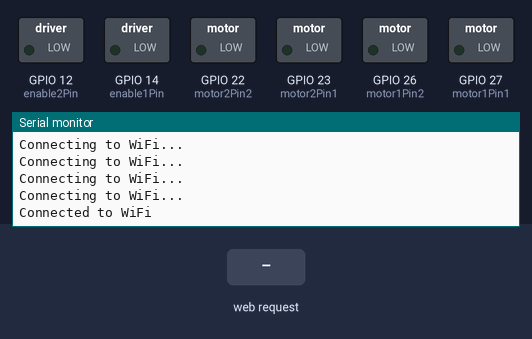
A sketch run on a simulated ESP32. On the bench: switched loads named in the sketch (green lamp = pin HIGH), the last lines printed to the serial monitor. The inputs (shaded band) are chosen by the test bench. WiFi joins after 1.5 s; servers stay silent unless stated.

Above: at 2.7 s.
2.8 s: HTTP request GET /MOTOR1 received
At 3.7 s:
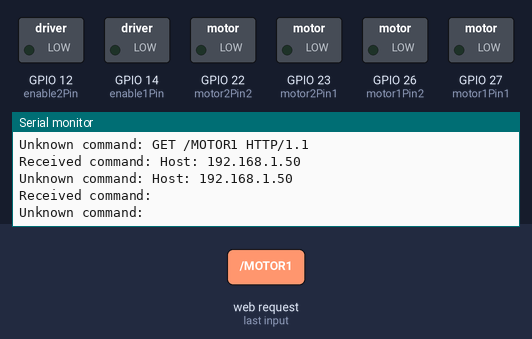
At 5.6 s:
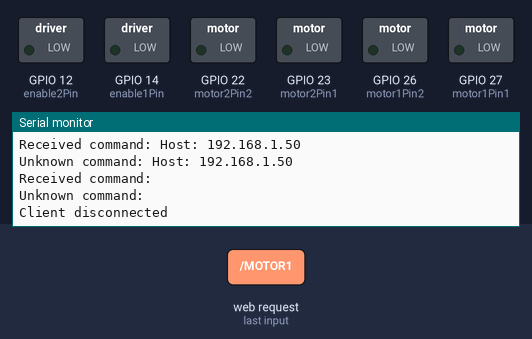

Measured:
- after the input at 2.8 s, the serial monitor: prints a new line at once (image 1)

The sketch:

Firmware_car.ino
```cpp
#include <WiFi.h>

// Motor A
int motor1Pin1 = 27;
int motor1Pin2 = 26;
int enable1Pin = 14;

// Motor B
int motor2Pin1 = 23;
int motor2Pin2 = 22;
int enable2Pin = 12;

// Setting PWM properties
const int pwmChannel1 = 0;
const int pwmChannel2 = 1;
const int pwmFreq = 30000;
const int pwmResolution = 8;

// Wi-Fi settings
const char *ssid = "ESP32-Access-Point";
const char *password = "123456789";
WiFiServer server(80);

void setup() {
  Serial.begin(115200);

  pinMode(motor1Pin1, OUTPUT);
  pinMode(motor1Pin2, OUTPUT);
  pinMode(enable1Pin, OUTPUT);
  pinMode(motor2Pin1, OUTPUT);
  pinMode(motor2Pin2, OUTPUT);
  pinMode(enable2Pin, OUTPUT);

  ledcSetup(pwmChannel1, pwmFreq, pwmResolution);
  ledcSetup(pwmChannel2, pwmFreq, pwmResolution);

  ledcAttachPin(enable1Pin, pwmChannel1);
  ledcAttachPin(enable2Pin, pwmChannel2);

  // Connect to Wi-Fi
  WiFi.begin(ssid, password);
  while (WiFi.status() != WL_CONNECTED) {
    delay(100);
    Serial.println("Connecting to WiFi...");
  }
  Serial.println("Connected to WiFi");

  server.begin();
}

void loop() {
  WiFiClient client = server.available();

  if (client) {
    Serial.println("New client connected");

    String command = "";
    while (client.connected()) {
      if (client.available()) {
        char c = client.read();

        if (c == '\n') {
          // End of command, process it
          Serial.println("Received command: " + command);
          processCommand(command, client);
          command = "";  // Clear the command for the next one
        } else {
          // Add the character to the current command
          command += c;
        }
      }
    }

    // Close the connection
    client.stop();
    Serial.println("Client disconnected");
  }
}

void processCommand(String command, WiFiClient &client) {
  if (command.startsWith("MOTOR1")) {
    // Example command: "MOTOR1 1 0 255"
    int status1 = command.charAt(7) - '0';
    int status2 = command.charAt(9) - '0';
    int dutyCycle = command.substring(11).toInt();

    // Update motor statuses and duty cycle
    digitalWrite(motor1Pin1, status1);
    digitalWrite(motor1Pin2, status2);
    ledcWrite(pwmChannel1, dutyCycle);

    Serial.println("Processed MOTOR1 command");
    client.print("MOTOR1 Command Processed");
  } else if (command.startsWith("MOTOR2")) {
    // Example command: "MOTOR2 1 0 200"
    int status1 = command.charAt(7) - '0';
    int status2 = command.charAt(9) - '0';
    int dutyCycle = command.substring(11).toInt();

    // Update motor statuses and duty cycle
    digitalWrite(motor2Pin1, status2);
    digitalWrite(motor2Pin2, status1);
    ledcWrite(pwmChannel2, dutyCycle);

    Serial.println("Processed MOTOR2 command");
    client.print("MOTOR2 Command Processed");
  } else {
    Serial.println("Unknown command: " + command);
    client.print("Unknown Command");
  }
}
```
